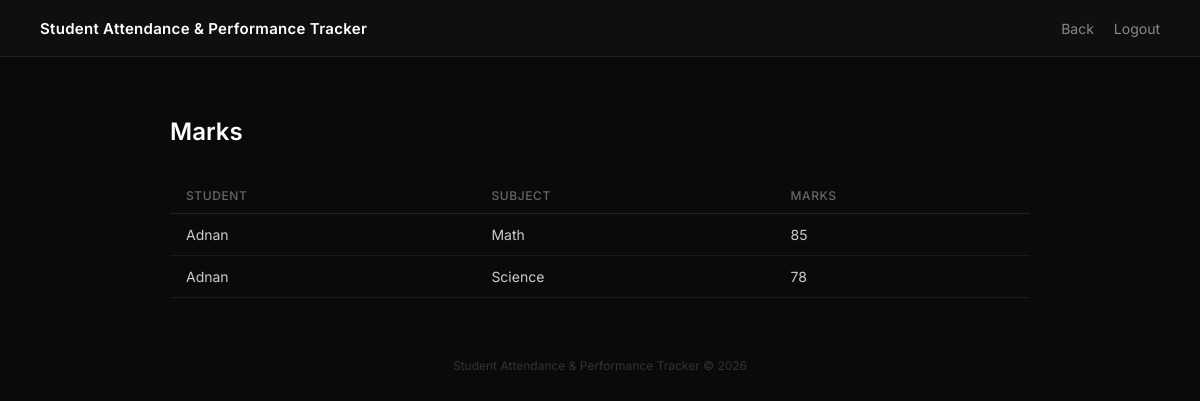
Page /view_marks.php (signed in) on the earlier database version.
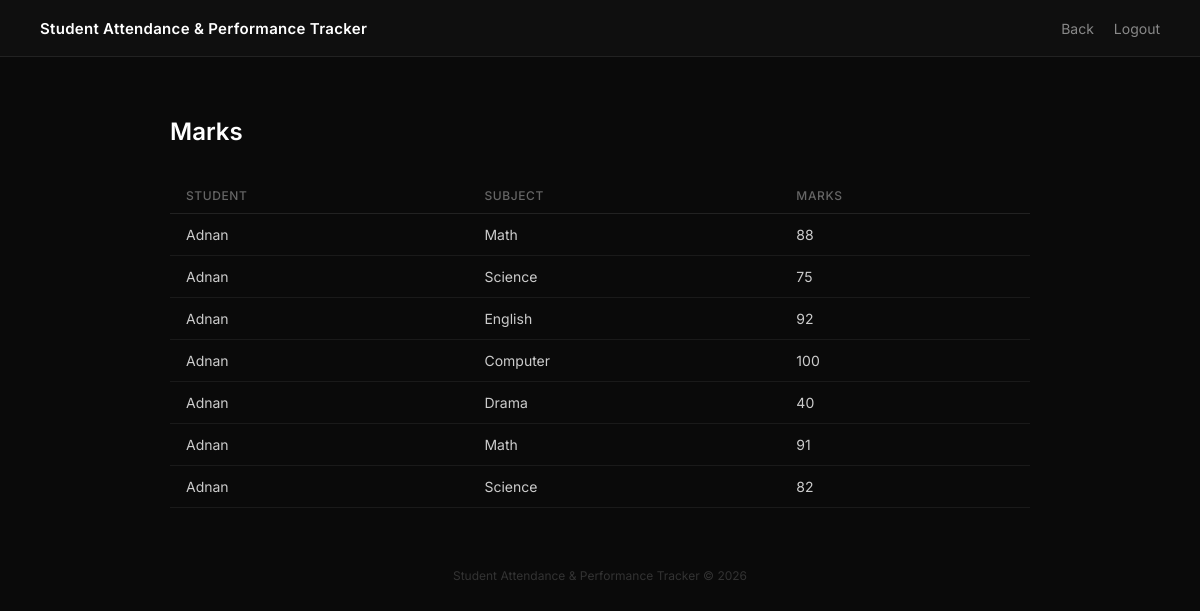
Same page on the later database version.
### tables this page shows
CREATE TABLE `marks` (
  `id` int(11) NOT NULL,
  `student_id` int(11) DEFAULT NULL,
  `subject_id` int(11) DEFAULT NULL,
  `marks` int(11) DEFAULT NULL
);

CREATE TABLE `users` (
  `id` int(11) NOT NULL,
  `name` varchar(100) DEFAULT NULL,
  `email` varchar(100) DEFAULT NULL,
  `password` varchar(100) DEFAULT NULL,
  `role` enum('admin','teacher','student') NOT NULL
);

CREATE TABLE `subjects` (
  `id` int(11) NOT NULL,
  `subject_name` varchar(100) DEFAULT NULL
);

### view_marks.php (the view, shortened to what this page needs)
<?php
include 'config.php';
if ($_SESSION['role'] == 'student') {
    $id = $_SESSION['user_id'];
    $query = "SELECT users.name, subjects.subject_name, marks.marks
              FROM marks
              JOIN subjects ON marks.subject_id = subjects.id
              JOIN users ON marks.student_id = users.id
              WHERE marks.student_id = '$id'";
} else {
    $query = "SELECT users.name, subjects.subject_name, marks.marks
              FROM marks
              JOIN subjects ON marks.subject_id = subjects.id
              JOIN users ON marks.student_id = users.id";
}
$result = mysqli_query($conn, $query);
?>
<!DOCTYPE html>
<html>
<head>
    <link rel="stylesheet" href="style.css">
</head>
<body>
<div class="navbar">
    <h1>Student Attendance & Performance Tracker</h1>
    <div><a href="javascript:history.back()">Back</a><a href="logout.php">Logout</a></div>
</div>
<div class="container">
    <h2>Marks</h2>
    <div class="table-wrap">
        <table>
            <tr><th>Student</th><th>Subject</th><th>Marks</th></tr>
            <?php while($r = mysqli_fetch_assoc($result)) { ?>
            <tr>
                <td><?php echo $r['name']; ?></td>
                <td><?php echo $r['subject_name']; ?></td>
                <td><?php echo $r['marks']; ?></td>
            </tr>
            <?php } ?>
        </table>
    </div>
</div>
<div class="footer">Student Attendance & Performance Tracker © 2026</div>
</body>
</html>

Differences in the rows shown:
changed marks (number 1 of 7 on the later page): marks "85" → "88"
changed marks (number 2 of 7 on the later page): marks "78" → "75"
now on this page (row edited): marks: student.name "Adnan", subject.subject_name "English", marks "92"
now on this page (row edited): marks: student.name "Adnan", subject.subject_name "Computer", marks "100"
now on this page (row edited): marks: student.name "Adnan", subject.subject_name "Drama", marks "40"
added marks: student.name "Adnan", subject.subject_name "Math", marks "91"
added marks: student.name "Adnan", subject.subject_name "Science", marks "82"
